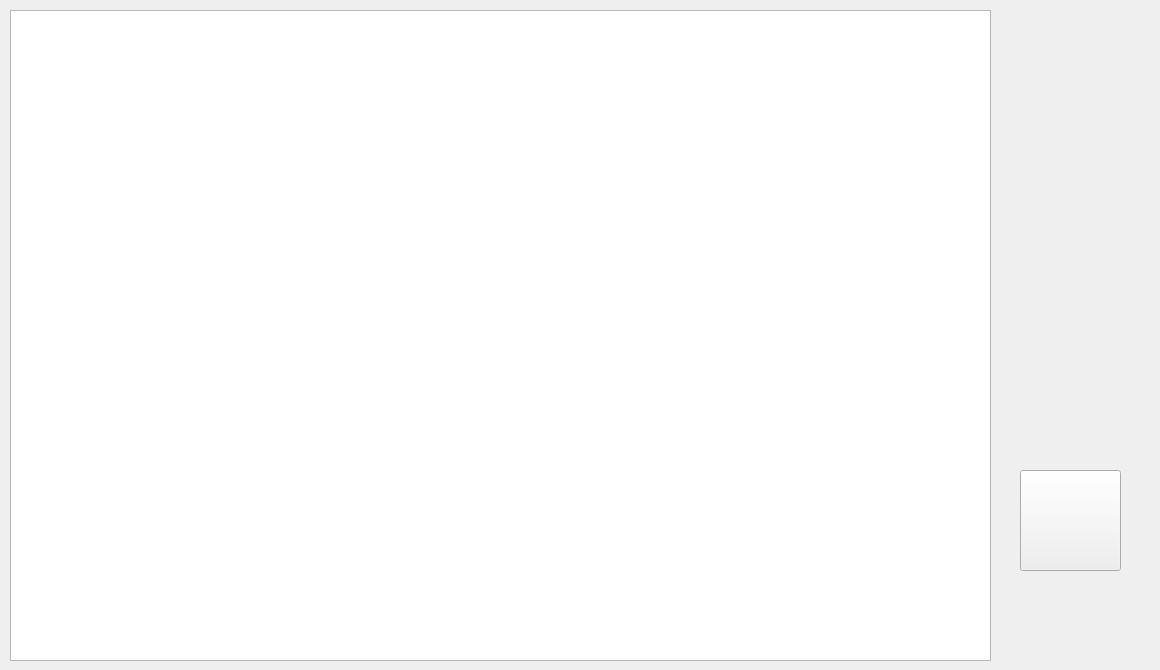
        <widget class="QWidget" name="tab_5">
         <attribute name="title">
          <string>Ανάλυση Αξιών</string>
         </attribute>
         <widget class="QTableView" name="table_view_2">
          <property name="geometry">
           <rect>
            <x>10</x>
            <y>10</y>
            <width>981</width>
            <height>651</height>
           </rect>
          </property>
         </widget>
         <widget class="QPushButton" name="pushButton_2">
          <property name="geometry">
           <rect>
            <x>1020</x>
            <y>470</y>
            <width>101</width>
            <height>101</height>
           </rect>
          </property>
          <property name="cursor">
           <cursorShape>ArrowCursor</cursorShape>
          </property>
          <property name="mouseTracking">
           <bool>true</bool>
          </property>
          <property name="styleSheet">
           <string notr="true">border-image: url(C:/Users/Public/Documents/Python/Picture2.png);</string>
          </property>
          <property name="text">
           <string/>
          </property>
         </widget>
         <widget class="QLabel" name="label_2">
          <property name="geometry">
           <rect>
            <x>1010</x>
            <y>640</y>
            <width>141</width>
            <height>21</height>
           </rect>
          </property>
          <property name="text">
           <string/>
          </property>
         </widget>
         <widget class="QLabel" name="label_56">
          <property name="geometry">
           <rect>
            <x>1020</x>
            <y>80</y>
            <width>111</width>
            <height>121</height>
           </rect>
          </property>
          <property name="styleSheet">
           <string notr="true">image: url(C:/Users/Public/Documents/Python/mars.png);</string>
          </property>
          <property name="text">
           <string/>
          </property>
         </widget>
         <widget class="QLabel" name="label_57">
          <property name="geometry">
           <rect>
            <x>1000</x>
            <y>560</y>
            <width>151</width>
            <height>81</height>
           </rect>
          </property>
          <property name="styleSheet">
           <string notr="true">image: url(C:/Users/Public/Documents/Python/look5.png);</string>
          </property>
          <property name="text">
           <string/>
          </property>
         </widget>
        </widget>
